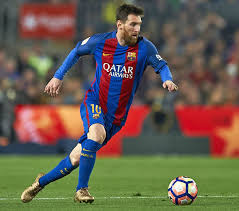
#> input picture 1.Getting Started with Images/messi.jpg, 239 x 211 px
$ python images.py
#> lines starting #> are read from the running program, lines starting #| are printed output that depends on the picture
import numpy as np
import cv2

myImage = cv2.imread("messi.jpg",0) #1,0,-1
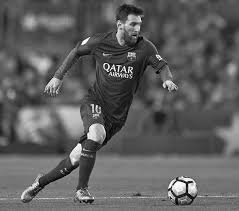
#> myImage: shape (211, 239); min 0, max 255, mean 94.8

#image covers whole screen
#cv2.namedWindow("Messi", cv2.WINDOW_NORMAL)
#image display in orignal resolution, by default this flag is set
#cv2.namedWindow("Messi", cv2.WINDOW_AUTOSIZE)

cv2.imshow('Messi',myImage)   #image display in grey scale mode
cv2.waitKey(0)
cv2.destroyAllWindows()

# write an image

cv2.imwrite('messiGray.png', myImage)
